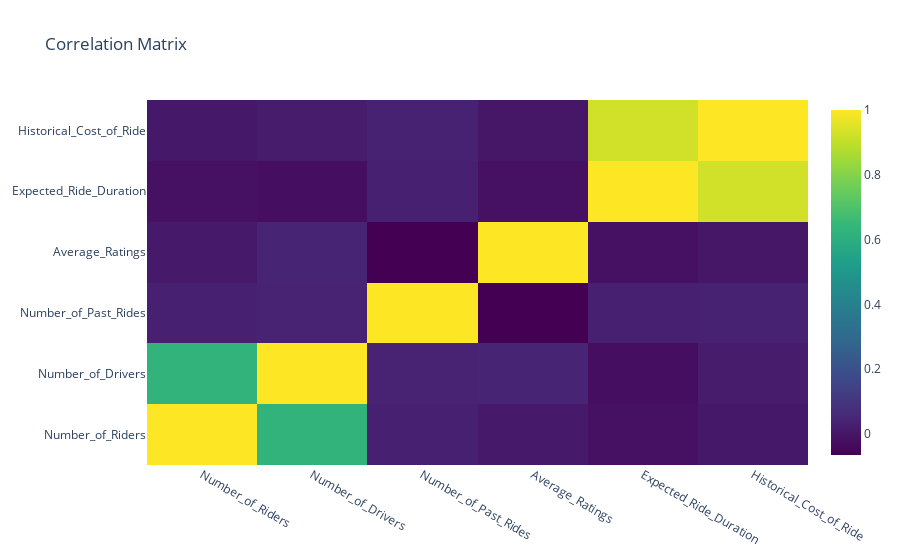

Notebook code for this chart:
### Code cell
import numpy as np

numeric_data = data.select_dtypes(include=[np.number])

corr_matrix = numeric_data.corr()

fig = go.Figure(data=go.Heatmap(z=corr_matrix.values, 
                                x=corr_matrix.columns, 
                                y=corr_matrix.columns,
                                colorscale='Viridis'))
fig.update_layout(title='Correlation Matrix')
fig.show()

### Figure 1 — Plotly figure (JSON) as saved in the notebook; plotly's stock layout.template omitted (floating-point values rounded to 4 significant figures)
{"data": [{"colorscale": [[0, "#440154"], [0.1111, "#482878"], [0.2222, "#3e4989"], [0.3333, "#31688e"], [0.4444, "#26828e"], [0.5556, "#1f9e89"], [0.6667, "#35b779"], [0.7778, "#6ece58"], [0.8889, "#b5de2b"], [1, "#fde725"]], "type": "heatmap", "x": ["Number_of_Riders", "Number_of_Drivers", "Number_of_Past_Rides", "Average_Ratings", "Expected_Ride_Duration", "Historical_Cost_of_Ride"], "y": ["Number_of_Riders", "Number_of_Drivers", "Number_of_Past_Rides", "Average_Ratings", "Expected_Ride_Duration", "Historical_Cost_of_Ride"], "z": [[1, 0.627, 0.02927, 0.008572, -0.01586, 0.005826], [0.627, 1, 0.03966, 0.0412, -0.02442, 0.01708], [0.02927, 0.03966, 1, -0.06473, 0.03068, 0.03586], [0.008572, 0.0412, -0.06473, 1, -0.01697, -0.001063], [-0.01586, -0.02442, 0.03068, -0.01697, 1, 0.9275], [0.005826, 0.01708, 0.03586, -0.001063, 0.9275, 1]]}], "layout": {"title": {"text": "Correlation Matrix"}}}
